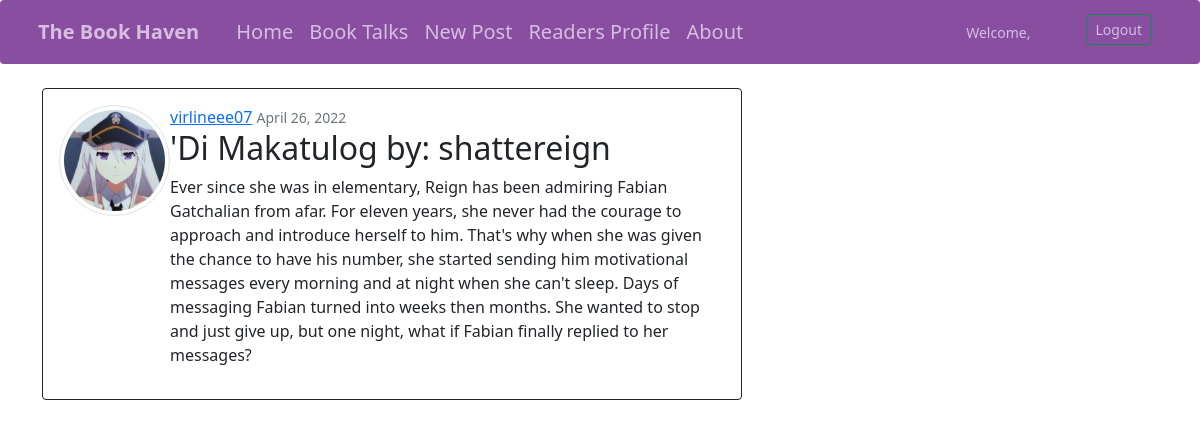
/post/post/26/, run on the app's committed database.
### book/models.py (models this page shows, shortened)
class Post(models.Model):
    title = models.CharField(max_length=100)
    content = models.TextField()
    date_posted = models.DateTimeField(default=timezone.now)
    author = models.ForeignKey(User, on_delete=models.CASCADE)

### users/models.py (models this page shows, shortened)
class Profile(models.Model):
    user = models.OneToOneField(User, on_delete=models.CASCADE)
    image = models.ImageField(default='default.jpg', upload_to='profile_pics')

### book/views.py (the view)
# urls.py: path('post/<int:pk>/', PostDetailView.as_view(), name='post-detail'),
class PostDetailView(DetailView):
    model = Post

### book/templates/book/post_detail.html (shortened to what this page needs)
{% extends 'dashboard/base.html' %}
{% block content %}
<div class="card mb-3 p-3 mt-4 border-dark" style="max-width: 700px;">
  <div class="row g-0">
    <div class="col-md-2">
      <img src="{{ object.author.profile.image.url }}" class="rounded-circle account-img img-thumbnail">
    </div>
    <div class="col-md-10">
      <div class="media-body">
        <a class="mr-1" href="#">{{ object.author }}</a>
        <small class="text-muted">{{ object.date_posted|date:"F d, Y" }}</small>
      </div>
      <h2 class="article-title">{{ object.title }}</h2>
     <p class="article-content">{{ object.content }}</p>
    </div>
  </div>
</div>
{% endblock content %}

### data on the page
Post: author.profile.image (picture), author "virlineee07", date_posted "April 26, 2022", title "'Di Makatulog by: shattereign", content "Ever since she was in elementary, Reign has been admiring Fabian Gatchalian from afar. For eleven years, she never had the courage to approach and introduce herself to him. That's why when she was given the chance to have his number, she started sending him motivational messages every morning and at night when she can't sleep. Days of messaging Fabian turned into weeks then months. She wanted to stop and just give up, but one night, what if Fabian finally replied to her messages?"
